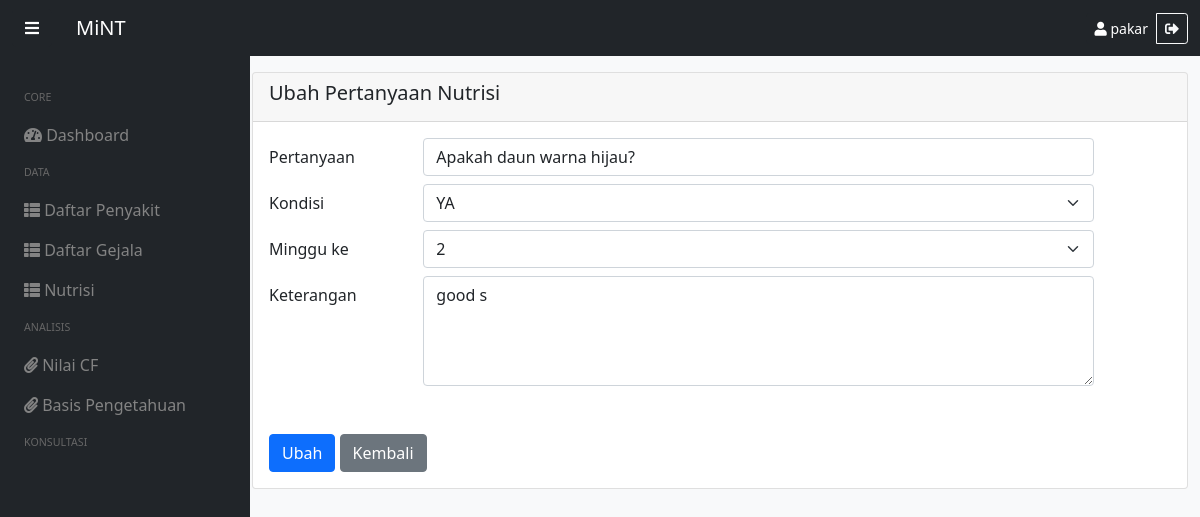
Page /ubah-nutrisi/1 (signed in) on the committed database.
### tables this page shows
CREATE TABLE `nutrisi` (
  `id_nutrisi` int(255) NOT NULL,
  `pertanyaan` varchar(255) NOT NULL,
  `minggu` int(10) NOT NULL,
  `kondisi` varchar(10) NOT NULL,
  `keterangan` varchar(255) NOT NULL
);

### app/config/functions.php (called while the page is built, shortened)
<?php
$conn = mysqli_connect("localhost", "root", "", "mint2");
function query($query)
{
    global $conn;
    $result = mysqli_query($conn, $query);
    $rows = [];
    while ($row = mysqli_fetch_assoc($result)) {
        $rows[] = $row;
    }
    return $rows;
}

### app/nutrisi/ubah.php (the view, shortened to what this page needs)
<?php
$id = $geturl[1];
$row = query("SELECT * FROM nutrisi WHERE id_nutrisi = '$id'")[0];
?>
<div id="content" class="container">
    <div class="row mt-4">
        <div class="col">
            <div class="card">
                <div class="card-header">
                    <h5>Ubah Pertanyaan Nutrisi</h5>
                </div>
                <div class="card-body">
                    <form action="" method="POST">
                        <div class="row mb-2">
                            <label for="kode" class="col-sm-2 col-form-label">Pertanyaan</label>
                            <div class="col-sm-9">
                                <input type="text" class="form-control" id="pertanyaan" name="pertanyaan" value="<?= $row['pertanyaan']; ?>" required>
                            </div>
                        </div>
                        <div class="row mb-2">
                            <label for="nama" class="col-sm-2 col-form-label">Kondisi</label>
                            <div class="col-sm-9">
                                <select class="form-select" aria-label="Default select example" name="kondisi" required>
                                    <option><?= $row['kondisi']; ?></option>
                                </select>
                            </div>
                        </div>
                        <div class="row mb-2">
                            <label for="nama" class="col-sm-2 col-form-label">Minggu ke</label>
                            <div class="col-sm-9">
                                <select class="form-select" aria-label="Default select example" name="minggu" required>
                                    <option><?= $row['minggu']; ?></option>
                                </select>
                            </div>
                        </div>
                        <div class="row mb-5">
                            <label for="saran" class="col-sm-2 col-form-label">Keterangan</label>
                            <div class="col-sm-9">
                                <textarea class="form-control" id="keterangan" name="keterangan" rows="4" required><?= $row['keterangan']; ?></textarea>
                            </div>
                        </div>
                        <button type="submit" name="ubahNutrisi" class="btn btn-primary">Ubah</button>
                        <a href="<?= BASEURL; ?>/nutrisi" class="btn btn-secondary">Kembali</a>
                    </form>
                </div>
            </div>
        </div>
    </div>
</div>

### public/css/style.css (style rules this page uses)
#content { margin-left: 20%; transition: all 0.7s; }

### rows in the picture
nutrisi: pertanyaan "Apakah daun warna hijau?", kondisi "YA", minggu "2", keterangan "good s"

### other values in the picture
$_SESSION['username'] "pakar"
